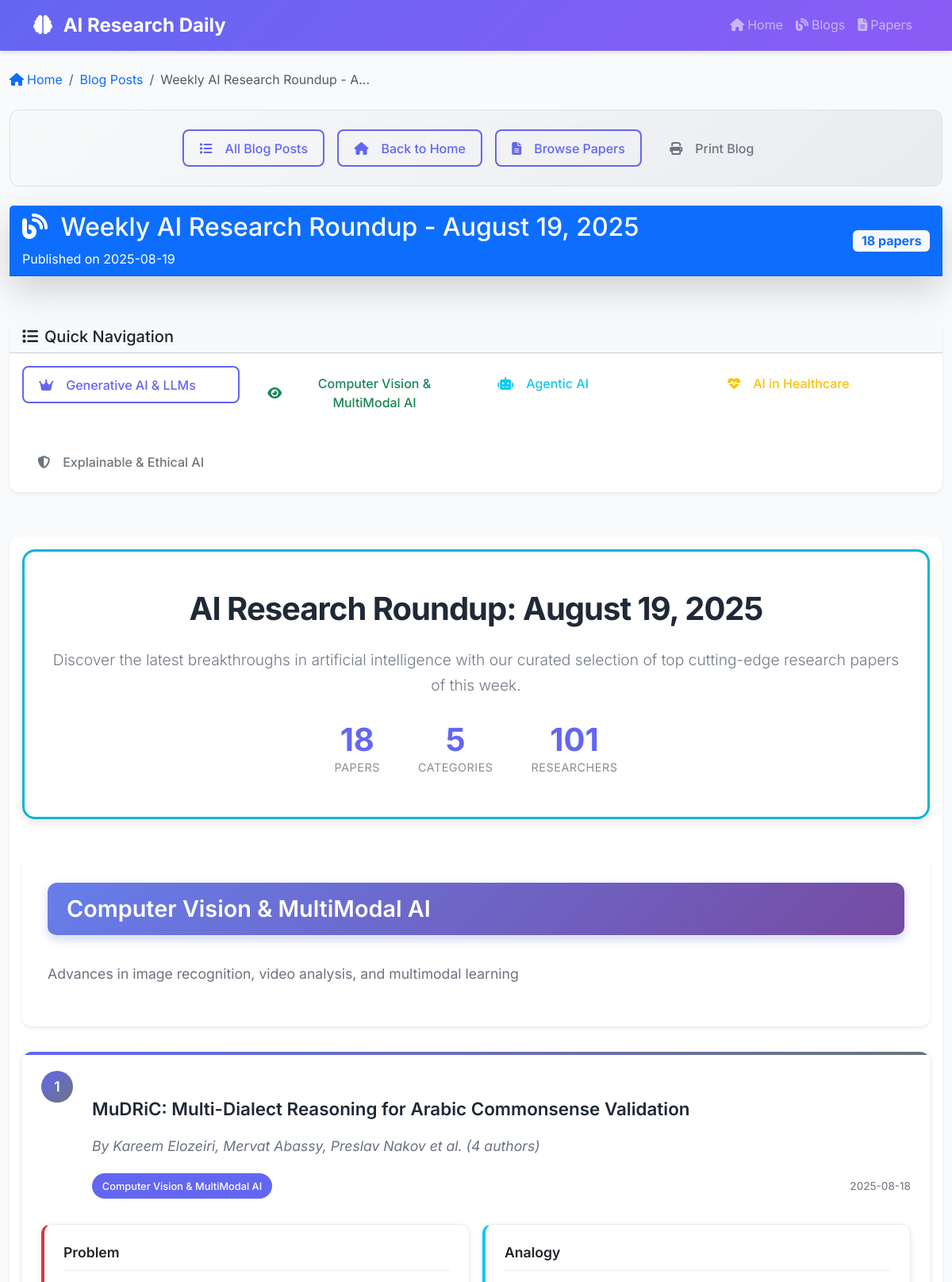
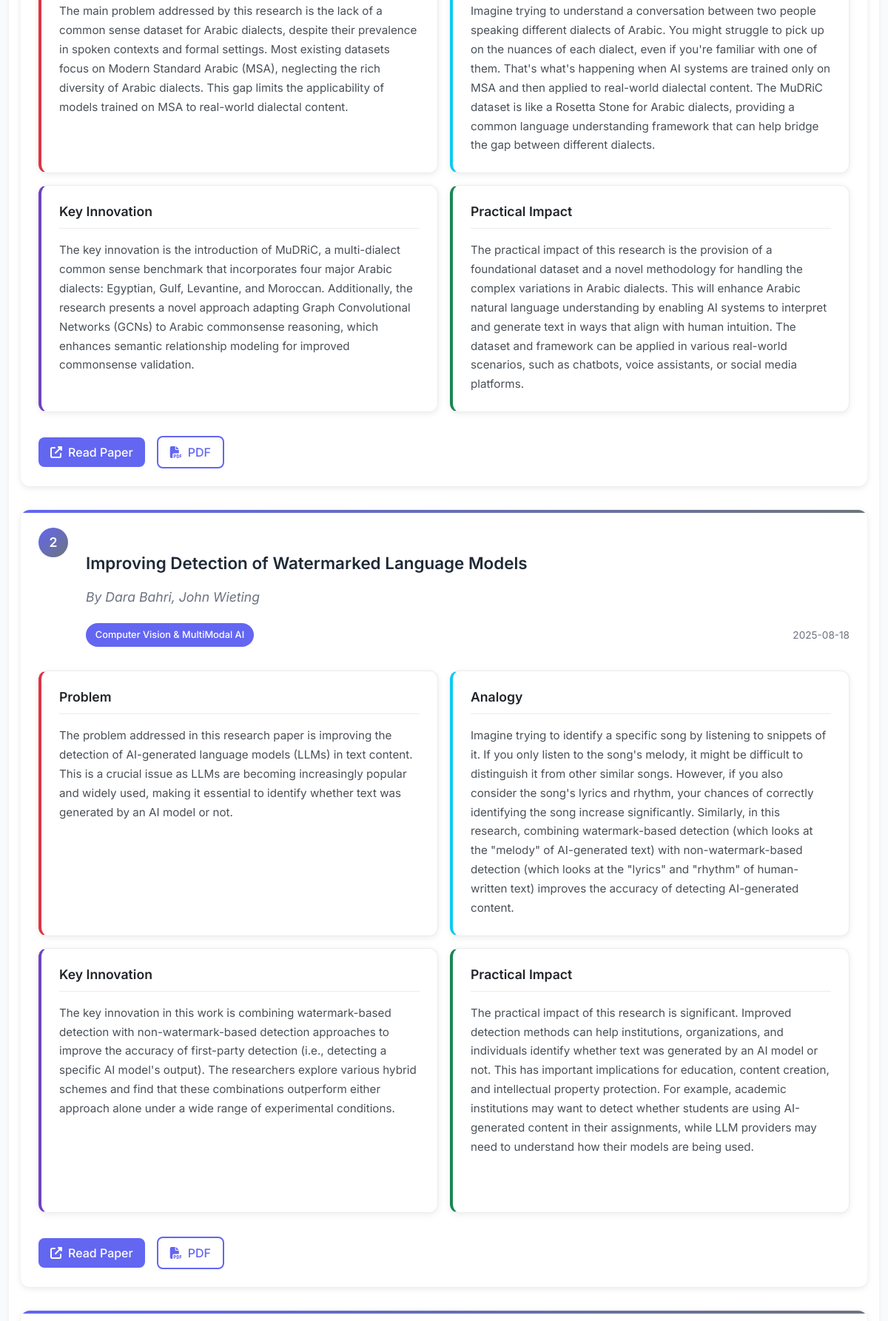
The page /blog/7 (upper part) on the database its author committed (2 pictures, top to bottom).
### tables this page shows
CREATE TABLE blogs (
                id INTEGER PRIMARY KEY AUTOINCREMENT,
                title TEXT NOT NULL,
                content TEXT NOT NULL,
                summary TEXT NOT NULL,
                paper_count INTEGER NOT NULL,
                categories TEXT,
                published_date TEXT NOT NULL,
                created_at TIMESTAMP DEFAULT CURRENT_TIMESTAMP
            );

### src/web_app.py (the view)
@app.route('/blog/<int:blog_id>')
def blog_detail(blog_id):
    blog = db.get_blog_by_id(blog_id)
    if not blog:
        return render_template('404.html', message="Blog post not found"), 404
    return render_template('blog_detail.html', blog=blog)

### src/database.py (called while the page is built)
    def get_blog_by_id(self, blog_id: int) -> Optional[Dict]:
        conn = sqlite3.connect(self.db_path)
        cursor = conn.cursor()
        cursor.execute('''
            SELECT id, title, content, summary, paper_count, categories, published_date, created_at
            FROM blogs
            WHERE id = ?
        ''', (blog_id,))
        row = cursor.fetchone()
        conn.close()
        if row:
            return {
                'id': row[0],
                'title': row[1],
                'content': row[2],
                'summary': row[3],
                'paper_count': row[4],
                'categories': row[5],
                'published_date': row[6],
                'created_at': row[7]
            }
        return None

### templates/blog_detail.html (shortened to what this page needs)
{% extends "base.html" %}
{% block content %}
<div class="container-fluid mt-4">
    <nav aria-label="breadcrumb" class="mb-4">
        <ol class="breadcrumb">
            <li class="breadcrumb-item">
                <a href="{{ url_for('index') }}" class="text-decoration-none">
                    <i class="fas fa-home me-1"></i>Home
                </a>
            </li>
            <li class="breadcrumb-item">
                <a href="{{ url_for('blog_list') }}" class="text-decoration-none">Blog Posts</a>
            </li>
            <li class="breadcrumb-item active" aria-current="page">{{ blog.title[:30] }}{% if blog.title|length > 30 %}...{% endif %}</li>
        </ol>
    </nav>
    <div class="row mb-4">
        <div class="col-12">
            <div class="quick-actions-bar">
                <div class="d-flex gap-3 justify-content-center">
                    <a href="{{ url_for('blog_list') }}" class="btn btn-outline-primary">
                        <i class="fas fa-list me-2"></i>All Blog Posts
                    </a>
                    <a href="{{ url_for('index') }}" class="btn btn-outline-primary">
                        <i class="fas fa-home me-2"></i>Back to Home
                    </a>
                    <a href="{{ url_for('papers_list') }}" class="btn btn-outline-primary">
                        <i class="fas fa-file-alt me-2"></i>Browse Papers
                    </a>
                    <button class="btn btn-outline-secondary" onclick="window.print()">
                        <i class="fas fa-print me-2"></i>Print Blog
                    </button>
                </div>
            </div>
        </div>
    </div>
    <div class="row mb-4">
        <div class="col-12">
            <div class="blog-header-card">
                <div class="card border-0 shadow-lg">
                    <div class="card-header bg-primary text-white">
                        <div class="d-flex justify-content-between align-items-center">
                            <div>
                                <h1 class="h2 mb-2">
                                    <i class="fas fa-blog me-2"></i>
                                    {{ blog.title }}
                                </h1>
                                <p class="mb-0">
                                    Published on {{ blog.published_date }}
                                </p>
                            </div>
                            <div class="text-end">
                                <span class="badge bg-light text-primary fs-6">{{ blog.paper_count }} papers</span>
                            </div>
                        </div>
                    </div>
                </div>
            </div>
        </div>
    </div>
    <div class="row mb-4">
        <div class="col-12">
            <div class="section-index-card">
                <div class="card border-0 shadow-sm">
                    <div class="card-header bg-light">
                        <h5 class="mb-0">
                            <i class="fas fa-list me-2"></i>Quick Navigation
                        </h5>
                    </div>
                    <div class="card-body">
                        <div class="row g-3">
                            <div class="col-md-3">
                                <a href="#generative-ai" class="btn btn-outline-primary w-100 nav-btn" data-target="generative-ai">
                                    <i class="fas fa-crown me-2"></i>Generative AI & LLMs
                                </a>
                            </div>
                            <div class="col-md-3">
                                <a href="#computer-vision" class="btn btn-outline-success w-100 nav-btn" data-target="computer-vision">
                                    <i class="fas fa-eye me-2"></i>Computer Vision & MultiModal AI
                                </a>
                            </div>
                            <div class="col-md-3">
                                <a href="#agentic-ai" class="btn btn-outline-info w-100 nav-btn" data-target="agentic-ai">
                                    <i class="fas fa-robot me-2"></i>Agentic AI
                                </a>
                            </div>
                            <div class="col-md-3">
                                <a href="#healthcare-ai" class="btn btn-outline-warning w-100 nav-btn" data-target="healthcare-ai">
                                    <i class="fas fa-heartbeat me-2"></i>AI in Healthcare
                                </a>
                            </div>
                        </div>
                        <div class="row g-3 mt-3">
                            <div class="col-md-3">
                                <a href="#explainable-ai" class="btn btn-outline-secondary w-100 nav-btn" data-target="explainable-ai">
                                    <i class="fas fa-shield-alt me-2"></i>Explainable & Ethical AI
                                </a>
                            </div>
                        </div>
                    </div>
                </div>
            </div>
        </div>
    </div>
    <div class="row">
        <div class="col-12">
            <div class="blog-content-card">
                <div class="card border-0 shadow-sm">
                    <div class="card-body">
                        <div class="blog-content">
                            {{ blog.content | safe }}
                        </div>
                    </div>
                </div>
            </div>
        </div>
    </div>
</div>
{% endblock %}

### templates/blog_detail.html (style rules this page uses)
html { scroll-behavior: smooth; }
.quick-actions-bar { background: linear-gradient(135deg, #f8f9fa 0%, #e9ecef 100%); padding: 1.5rem; border-radius: 12px; border: 1px solid #dee2e6; }
.blog-header-card { margin-bottom: 2rem; }
.section-index-card { margin-bottom: 2rem; }
.blog-content-card { margin-bottom: 2rem; }
.section-index-card .btn { transition: all 0.3s ease; }
.blog-content h2 { background: linear-gradient(135deg, #667eea 0%, #764ba2 100%); color: white; padding: 1rem 1.5rem; border-radius: 12px; margin: 3rem 0 2rem 0; display: flex; align-items: center; gap: 1rem; box-shadow: 0 4px 12px rgba(102, 126, 234, 0.3); scroll-margin-top: 100px; }
.blog-content h2:first-of-type { margin-top: 0; }
.paper-card { margin-bottom: 2rem; border: none; border-radius: 12px; box-shadow: 0 2px 8px rgba(0,0,0,0.1); transition: all 0.3s ease; padding: 1.5rem; background: white; }
.llm-summary-grid-enhanced { display: grid; grid-template-columns: 1fr 1fr; grid-template-rows: 1fr 1fr; gap: 1rem; margin: 2rem 0; min-height: 300px; }
.summary-section-enhanced { border-radius: 12px; padding: 1.5rem; box-shadow: 0 2px 8px rgba(0,0,0,0.08); transition: all 0.3s ease; display: flex; flex-direction: column; position: relative; overflow: hidden; background: #ffffff; border: 1px solid #e9ecef; }
.summary-section-enhanced.problem-section { background: #ffffff; border-left: 4px solid #dc3545; }
.summary-section-enhanced.analogy-section { background: #ffffff; border-left: 4px solid #0dcaf0; }
.summary-section-enhanced.innovation-section { background: #ffffff; border-left: 4px solid #6f42c1; }
.summary-section-enhanced.impact-section { background: #ffffff; border-left: 4px solid #198754; }
.section-header { display: flex; align-items: center; margin-bottom: 1rem; padding-bottom: 0.75rem; border-bottom: 1px solid #e9ecef; }
.section-title { font-size: 1.1rem; font-weight: 600; color: #212529; margin: 0; }
.section-content { flex-grow: 1; line-height: 1.6; }
.section-content p { margin-bottom: 0.75rem; color: #495057; font-size: 0.95rem; }
.section-content p:last-child { margin-bottom: 0; }
.category-section { scroll-margin-top: 100px; }

### rows shown on the page
blogs: title "Weekly AI Research Roundup - A", title "Weekly AI Research Roundup - August 19, 2025", published_date "2025-08-19", paper_count "18", content "AI Research Roundup: August 19, 2025 Discover the latest breakthroughs in artificial intelligence with our curated selection of top cutting-edge research papers of this week. 18 PAPERS 5 CATEGORIES 101 RESEARCHERS Computer Vision & MultiModal AI Advances in image recognition, video analysis, and multimodal learning 1 MuDRiC: Multi-Dialect Reasoning for Arabic Commonsense Validation By Kareem Elozeiri, Mervat Abassy, Preslav Nakov et al. (4 authors) Computer Vision & MultiModal AI 2025-08-18 Problem The main problem addressed by this research is the lack of a common sense dataset for Arabic dialects, despite their prevalence in spoken contexts and formal settings. Most existing datasets…"
